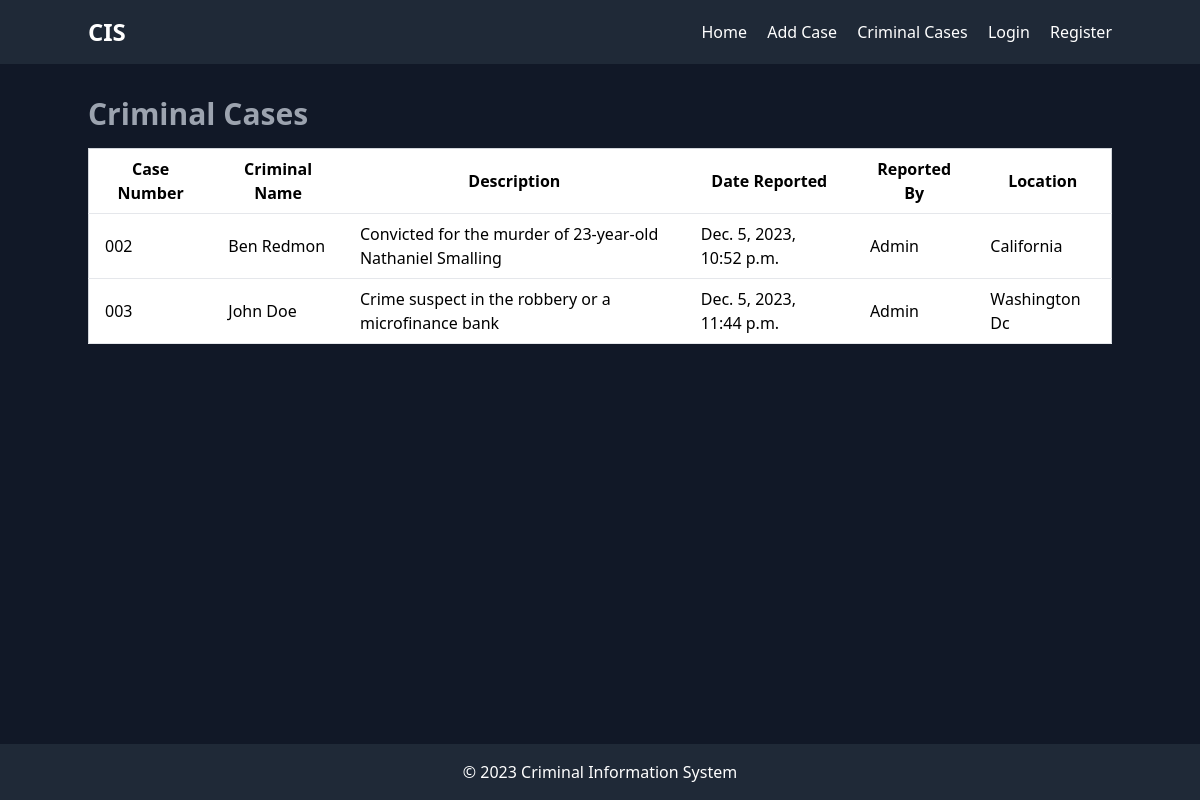
The page /criminal-cases/ on the database its author committed.
### base/models.py (models this page shows, shortened)
class CriminalCase(models.Model):
    case_number = models.CharField(max_length=20)
    individual = models.ForeignKey(Criminal, on_delete=models.CASCADE)
    description = models.TextField()
    date_reported = models.DateTimeField(auto_now_add=True)
    reported_by = models.ForeignKey(User, on_delete=models.CASCADE)
    created_at = models.DateTimeField(auto_now_add=True)
    location = models.CharField(max_length=1000)

class Criminal(models.Model):
    firstname = models.CharField(max_length=225)
    lastname = models.CharField(max_length=225)
    dob = models.DateField()
    created_at = models.DateTimeField(auto_now_add=True)
    image = models.ImageField(upload_to='criminal_images/',
                              null=True, blank=True, default='default.png')

### base/views.py (the view)
# urls.py: path('criminal-cases/', views.criminal_cases, name='criminal_cases'),
def criminal_cases(request):
    criminal_cases = CriminalCase.objects.all()
    return render(request, 'criminal_cases.html', {'criminal_cases': criminal_cases})

### templates/criminal_cases.html
{% extends 'base.html' %}
{% block content %}
    <div class="container mx-auto my-8 text-black  ">
        <h2 class="text-3xl font-bold mb-4 text-gray-400"> Criminal Cases</h2>
        {% if criminal_cases %}
            <table class="min-w-full p-3  bg-white border border-gray-300">
                <thead>
                    <tr>
                        <th class="py-2 px-4 border-b">Case Number</th>
                        <th class="py-2 px-4 border-b">Criminal Name</th>
                        <th class="py-2 px-4 border-b">Description</th>
                        <th class="py-2 px-4 border-b">Date Reported</th>
                        <th class="py-2 px-4 border-b">Reported By</th>
                        <th class="py-2 px-4 border-b">Location</th>
                    </tr>
                </thead>
                <tbody>
                    {% for case in criminal_cases %}
                        <tr>
                            <td class="py-2 px-4 border-b">{{ case.case_number }}</td>
                            <td class="py-2 px-4 border-b">{{ case.individual.firstname }} {{ case.individual.lastname }}</td>
                            <td class="py-2 px-4 border-b">{{ case.description }}</td>
                            <td class="py-2 px-4 border-b">{{ case.date_reported }}</td>
                            <td class="py-2 px-4 border-b">{{ case.reported_by.username }}</td>
                            <td class="py-2 px-4 border-b">{{ case.location }}</td>
                        </tr>
                    {% endfor %}
                </tbody>
            </table>
        {% else %}
            <p>No criminal cases available.</p>
        {% endif %}
    </div>
{% endblock content %}

### templates/base.html (shortened to what this page needs)
<!DOCTYPE html>
<html lang="en">
  <head>
    <link
      href="https://cdn.jsdelivr.net/npm/tailwindcss@2.2.19/dist/tailwind.min.css"
      rel="stylesheet"
    />
  </head>
  <body class="bg-gray-900 text-white font-sans">
    <nav class="bg-gray-800 p-4">
      <div class="container mx-auto flex justify-between items-center">
        <a href="{% url 'home' %}"> <h1 class="text-2xl font-bold">CIS</h1></a>
        <div class="space-x-4">
          <a href="/" class="hover:text-gray-300">Home</a>
          <a href="{% url 'add_criminal_case' %}" class="hover:text-gray-300"
            >Add Case</a
          >
          <a href="{% url 'criminal_cases' %}" class="hover:text-gray-300"
            >Criminal Cases</a
          >
          {% if user.is_authenticated %}
          <a href="{% url 'user_logout' %}" class="hover:text-gray-300"
            >Logout</a
          >
          {% else %}
          <a href="{% url 'user_login' %}" class="hover:text-gray-300">Login</a>
          <a href="{% url 'user_register' %}" class="hover:text-gray-300"
            >Register</a
          >
          {% endif %}
        </div>
      </div>
    </nav>
    <main>{% block content %} {% endblock content %}</main>
    <footer class="bg-gray-800 p-4 text-center">
      <p>&copy; 2023 Criminal Information System</p>
    </footer>
  </body>
</html>

### templates/base.html (style rules this page uses)
body { min-height: 100vh; display: flex; flex-direction: column; }
main { flex: 1; }
footer { margin-top: auto; }

### rows shown on the page
CriminalCase: case_number "002", individual.firstname "Ben", individual.lastname "Redmon", description "Convicted for the murder of 23-year-old Nathaniel Smalling", date_reported "Dec. 5, 2023, 10:52 p.m.", reported_by.username "Admin", location "California"
CriminalCase: case_number "003", individual.firstname "John", individual.lastname "Doe", description "Crime suspect in the robbery or a microfinance bank", date_reported "Dec. 5, 2023, 11:44 p.m.", reported_by.username "Admin", location "Washington Dc"
